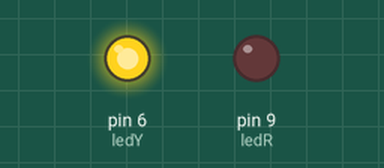
Recording of a sketch running on a simulated Arduino Uno, built with avr-gcc and run on an emulated ATmega328P. On the bench: output pins drawn as LEDs (lit = HIGH).

Above: at 0.3 s.
At 7.8 s:
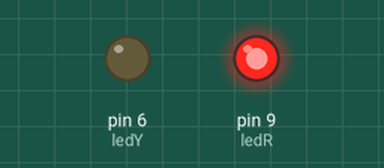
At 14.6 s:
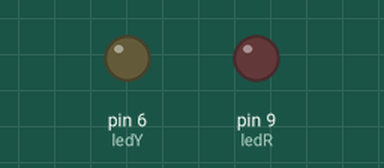
Timing chart, 0 to 15.6 s (numbered marks = the images above):
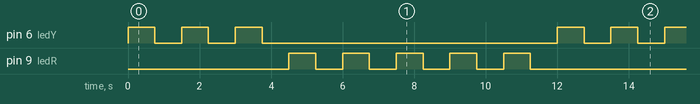

Measured:
- by itself, pin 6 (ledY): repeats every 12.0 s: 2 × (LOW 0.75 s, HIGH 0.75 s), LOW 8.3 s, HIGH 0.75 s
- by itself, pin 9 (ledR): repeats every 12.0 s: 4 × (LOW 0.75 s, HIGH 0.75 s), LOW 5.3 s, HIGH 0.75 s
- by itself, everything shown: repeats every 12.0 s, in 16 steps

The sketch:

LedBlinkWithForLoop.ino
```cpp
int ledY=6;
int ledR=9;
int dT=750;
int yBlink=3; //no. of times yellow will blink
int rBlink=5; //no. of times red will blink
int x;

void setup() {
 pinMode(ledY,OUTPUT);
 pinMode(ledR,OUTPUT);
}

void loop() {
//For yellow LED
  for(x=1;x<=yBlink;x=x+1){

  digitalWrite(ledY,HIGH);
  delay(dT);
  digitalWrite(ledY,LOW);
  delay(dT);
  }

//For red LED

  for(x=1;x<=rBlink;x=x+1){

digitalWrite(ledR,HIGH);
  delay(dT);
  digitalWrite(ledR,LOW);
  delay(dT);

  }


}
```
